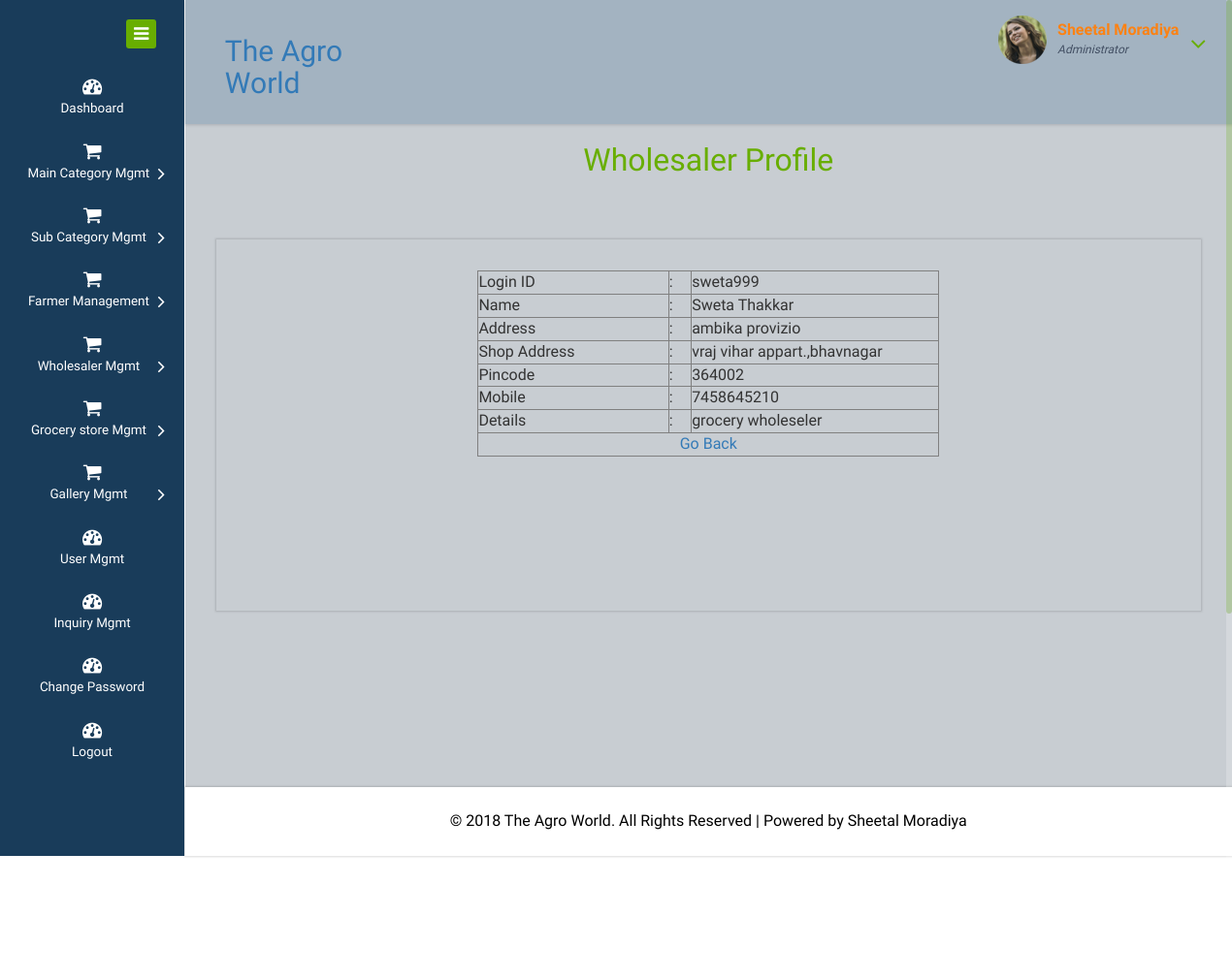
The app's page /Website/admin/wholesal_readmore.php?rid=1 (signed in) with its own data.
### tables this page shows
CREATE TABLE IF NOT EXISTS `tbl_wholesaler` (
  `w_id` int(11) NOT NULL AUTO_INCREMENT,
  `w_login` varchar(20) NOT NULL,
  `password` varchar(35) NOT NULL,
  `wname` varchar(15) NOT NULL,
  `shop_name` varchar(15) NOT NULL,
  `shop_address` varchar(255) NOT NULL,
  `pincode` int(6) NOT NULL,
  `mobile` varchar(14) NOT NULL,
  `details` varchar(50) NOT NULL,
  `email` varchar(35) NOT NULL,
  `w_pic` varchar(100) NOT NULL,
  `flag` int(1) NOT NULL,
  PRIMARY KEY (`w_id`)
);

### Website/admin/wholesal_readmore.php (the view, shortened to what this page needs)
<?php
	$i=$_REQUEST['rid'];
	$q=mysql_query("select * from tbl_wholesaler where w_id=$i")or die ("Query Failed");
	$data=mysql_fetch_array($q);
?>
<!DOCTYPE HTML>
<html>
<head>
<link href="css/bootstrap.css" rel="stylesheet" type="text/css" media="all">
<link href="css/style.css" rel="stylesheet" type="text/css" media="all"/>
<link href="css/font-awesome.css" rel="stylesheet">
</head>
<body>
<div class="page-container">
   <div class="left-content">
	   <div class="mother-grid-inner">
				<div class="header-main">
					<div class="header-left">
						<?php include("logo.php") ?>
							<div class="clearfix"> </div>
						 </div>
						 <div class="header-right">
							<?php include("top_menu.php");?>
							<div class="clearfix"> </div>
						</div>
				     <div class="clearfix"> </div>
				</div>
<div class="inner-block">
    <div class="blank">
    	<h2 align="center"> Wholesaler Profile  </h2>
    	<div class="blankpage-main">
    	  <form name="form1" method="post" action="">
    	    <table width="50%" border="1" align="center">
              <tr>
                <td width="117">Login ID </td>
                <td width="14">:</td>
                <td width="152"><?php echo $data['w_login'];?></td>
              </tr>
              <tr>
                <td>Name</td>
                <td>:</td>
                <td><?php echo $data['wname'];?></td>
              </tr>
              <tr>
                <td>Address</td>
                <td>:</td>
                <td><?php echo $data['shop_name'];?></td>
              </tr>
              <tr>
                <td>Shop Address</td>
                <td>:</td>
                <td><?php echo $data['shop_address'];?></td>
              </tr>
              <tr>
                <td>Pincode</td>
                <td>:</td>
                <td><?php echo $data['pincode'];?></td>
              </tr>
              <tr>
                <td>Mobile</td>
                <td>:</td>
                <td><?php echo $data['mobile'];?></td>
              </tr>
              <tr>
                <td>Details</td>
                <td>:</td>
                <td><?php echo $data['details'];?></td>
              </tr>
              <tr>
                <td colspan="3"><div align="center"><a href="wholesal_show.php">Go Back</a> </div></td>
                </tr>
            </table>
    	  </form>
    	  <p>&nbsp;</p>
    	  <p>&nbsp;</p>
    	  <p>&nbsp;</p>
    	  <p>&nbsp;</p>
    	</div>
    </div>
</div>
<?php include("copyrights.php") ?>
</div>
</div>
    <div class="sidebar-menu">
		  	<div class="logo"> <a href="#" class="sidebar-icon"> <span class="fa fa-bars"></span> </a>  </div>
		    <?php include("menu.php");?>
	 </div>
</div>
</body>
</html>

### records on screen
tbl_wholesaler: w_login "sweta999", wname "Sweta Thakkar", shop_name "ambika provizio", shop_address "vraj vihar appart.,bhavnagar", pincode "364002", mobile "7458645210", details "grocery wholeseler"
